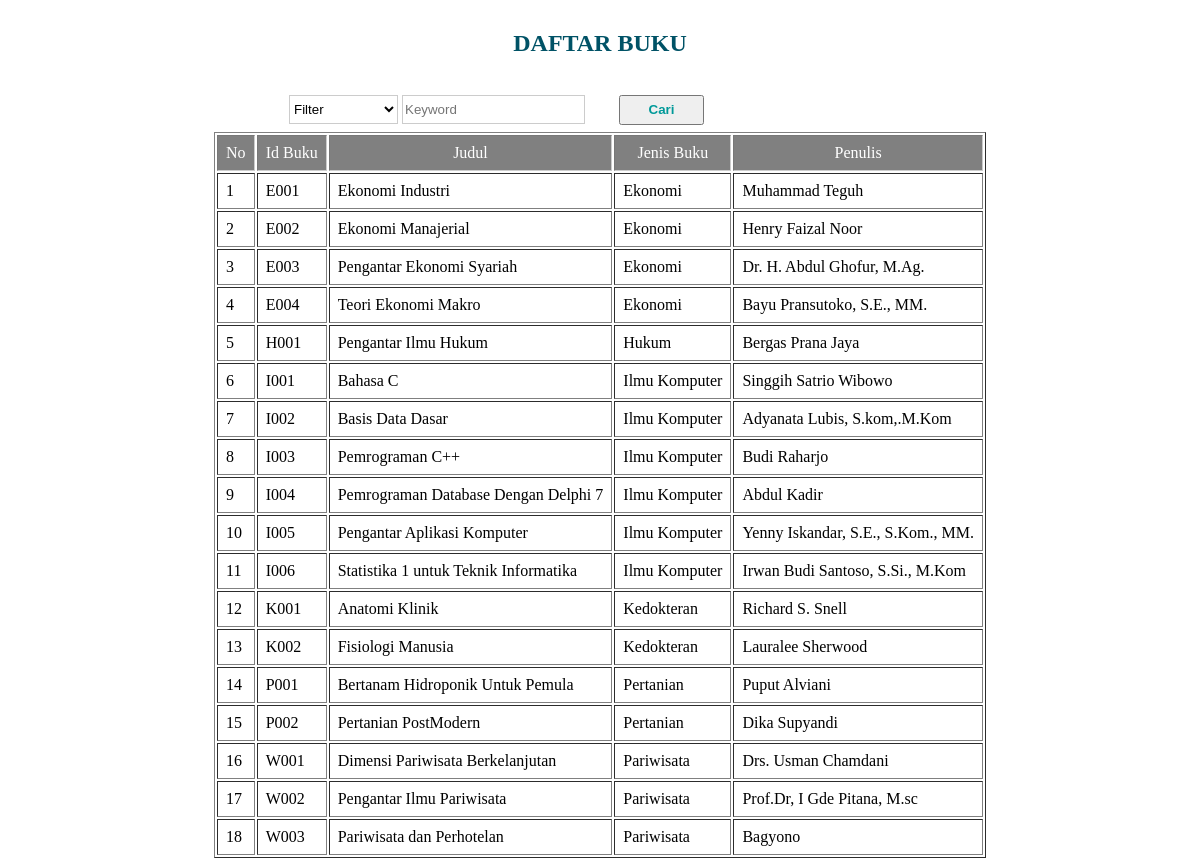
The app's page /buku.php with its own data.
### tables this page shows
CREATE TABLE `buku` (
  `id_buku` varchar(5) NOT NULL,
  `judul` varchar(50) NOT NULL,
  `jenis` varchar(20) NOT NULL,
  `penulis` varchar(50) NOT NULL
);

### buku.php (the view, shortened to what this page needs)
<!DOCTYPE html>
<html>
<head>
</head>
<body>
	<h2 align="center">DAFTAR BUKU</h2><br>
	<?php
		$s_jenis="";
        $s_keyword="";
        $sort= 'ASC';
        $newsort= 'ASC';
        if (isset($_GET['order'])){
        	$order = $_GET['order'];
        	$sort = $_GET['sort'];
        	if ($sort == 'DESC') {
        		$newsort = 'ASC';
        	}
        	else{
        		$newsort = 'DESC';
        	}
        }else{
        	$order = 'id_buku';
        }
	?>
	<form action="" method="GET">
		<select class="texbox" name="s_jenis" id="s_jenis">
			<option value="">Filter</option>
		</select>
		<input type="text" placeholder="Keyword" name="s_keyword" id="s_keyword" value="<?php echo $s_keyword; ?>" class="input">
		<button id="search" name="search" class="btn">Cari</button>
	</form>
	<table border='1px' align='center' cellpadding='8'>
		<thead>
			<tr class="tr">
				<td style="color: white;">No</td>
				<td><a href="?order=id_buku&&sort=<?php echo $newsort; ?>" style="text-decoration: none; color: white;">Id Buku </a></td>
				<td><a href="?order=judul&&sort=<?php echo $newsort; ?>" style="text-decoration: none; color: white">Judul</a></td>
				<td><a href="?order=jenis&&sort=<?php echo $newsort; ?>" style="text-decoration: none; color: white">Jenis Buku</a></td>
				<td><a href="?order=penulis&&sort=<?php echo $newsort; ?>" style="text-decoration: none; color: white"> Penulis </a></td>
			</tr>
		</thead>
		<tbody>
			<?php
				include "koneksi.php";
				$search_jenis = '%'.$s_jenis.'%';
				$search_keyword = '%'.$s_keyword.'%';
				$no = 1;
				$query = "SELECT * FROM buku WHERE jenis LIKE ? AND (id_buku LIKE ? OR judul LIKE ? OR jenis LIKE ? OR penulis LIKE ?) ORDER BY $order $sort";
				$sql = mysqli_prepare($conn, $query) or die(mysqli_error($conn));
				mysqli_stmt_bind_param($sql, "sssss", $search_jenis, $search_keyword, $search_keyword, $search_keyword, $search_keyword);
				mysqli_stmt_execute($sql);
				$result = mysqli_stmt_get_result($sql);
				if (mysqli_num_rows($result) > 0){
					while ($row = mysqli_fetch_assoc($result)){
						$id_buku = $row['id_buku'];
						$judul = $row['judul'];
						$jenis = $row['jenis'];
						$penulis = $row['penulis'];
			?>
				<tr>
					<td><?php echo $no++; ?></td>
					<td><?php echo $id_buku; ?></td>
					<td><?php echo $judul; ?></td>
					<td><?php echo $jenis; ?></td>
					<td><?php echo $penulis; ?></td>
				</tr>
				<?php } } else { ?>
					<tr>
						<td colspan="5" align="center">Tidak ada data yang ditemukan</td>
					</tr>
				<?php } ?>
		</tbody>
	</table>
</body>
</html>

### buku.php (style rules this page uses)
h2 { color: #005266; font-weight: bold; margin-top: 30px; }
table { margin-top: 7px; }
.tr { margin-top: 10px; border:solid #ccc; background:grey; padding:12px; text-align:center; }
.texbox { background: #fff; border:1px solid #ccc; height:29px; margin-left: 281px; }
.input { border:1px solid #ccc; height:25px; }
.btn { width:85px; height:30px; color:#099; font-weight:bold; margin-left:30px; }

### records on screen
buku: id_buku "E001", judul "Ekonomi Industri", jenis "Ekonomi", penulis "Muhammad Teguh"
buku: id_buku "E002", judul "Ekonomi Manajerial", jenis "Ekonomi", penulis "Henry Faizal Noor"
buku: id_buku "E003", judul "Pengantar Ekonomi Syariah", jenis "Ekonomi", penulis "Dr. H. Abdul Ghofur, M.Ag."
buku: id_buku "E004", judul "Teori Ekonomi Makro", jenis "Ekonomi", penulis "Bayu Pransutoko, S.E., MM."
buku: id_buku "H001", judul "Pengantar Ilmu Hukum", jenis "Hukum", penulis "Bergas Prana Jaya"
buku: id_buku "I001", judul "Bahasa C", jenis "Ilmu Komputer", penulis "Singgih Satrio Wibowo"
buku: id_buku "I002", judul "Basis Data Dasar", jenis "Ilmu Komputer", penulis "Adyanata Lubis, S.kom,.M.Kom"
buku: id_buku "I003", judul "Pemrograman C++", jenis "Ilmu Komputer", penulis "Budi Raharjo"
buku: id_buku "I004", judul "Pemrograman Database Dengan Delphi 7", jenis "Ilmu Komputer", penulis "Abdul Kadir"
buku: id_buku "I005", judul "Pengantar Aplikasi Komputer", jenis "Ilmu Komputer", penulis "Yenny Iskandar, S.E., S.Kom., MM."
buku: id_buku "I006", judul "Statistika 1 untuk Teknik Informatika", jenis "Ilmu Komputer", penulis "Irwan Budi Santoso, S.Si., M.Kom"
buku: id_buku "K001", judul "Anatomi Klinik", jenis "Kedokteran", penulis "Richard S. Snell"
buku: id_buku "K002", judul "Fisiologi Manusia", jenis "Kedokteran", penulis "Lauralee Sherwood"
buku: id_buku "P001", judul "Bertanam Hidroponik Untuk Pemula", jenis "Pertanian", penulis "Puput Alviani"
buku: id_buku "P002", judul "Pertanian PostModern", jenis "Pertanian", penulis "Dika Supyandi"
buku: id_buku "W001", judul "Dimensi Pariwisata Berkelanjutan", jenis "Pariwisata", penulis "Drs. Usman Chamdani"
buku: id_buku "W002", judul "Pengantar Ilmu Pariwisata", jenis "Pariwisata", penulis "Prof.Dr, I Gde Pitana, M.sc"
buku: id_buku "W003", judul "Pariwisata dan Perhotelan", jenis "Pariwisata", penulis "Bagyono"
